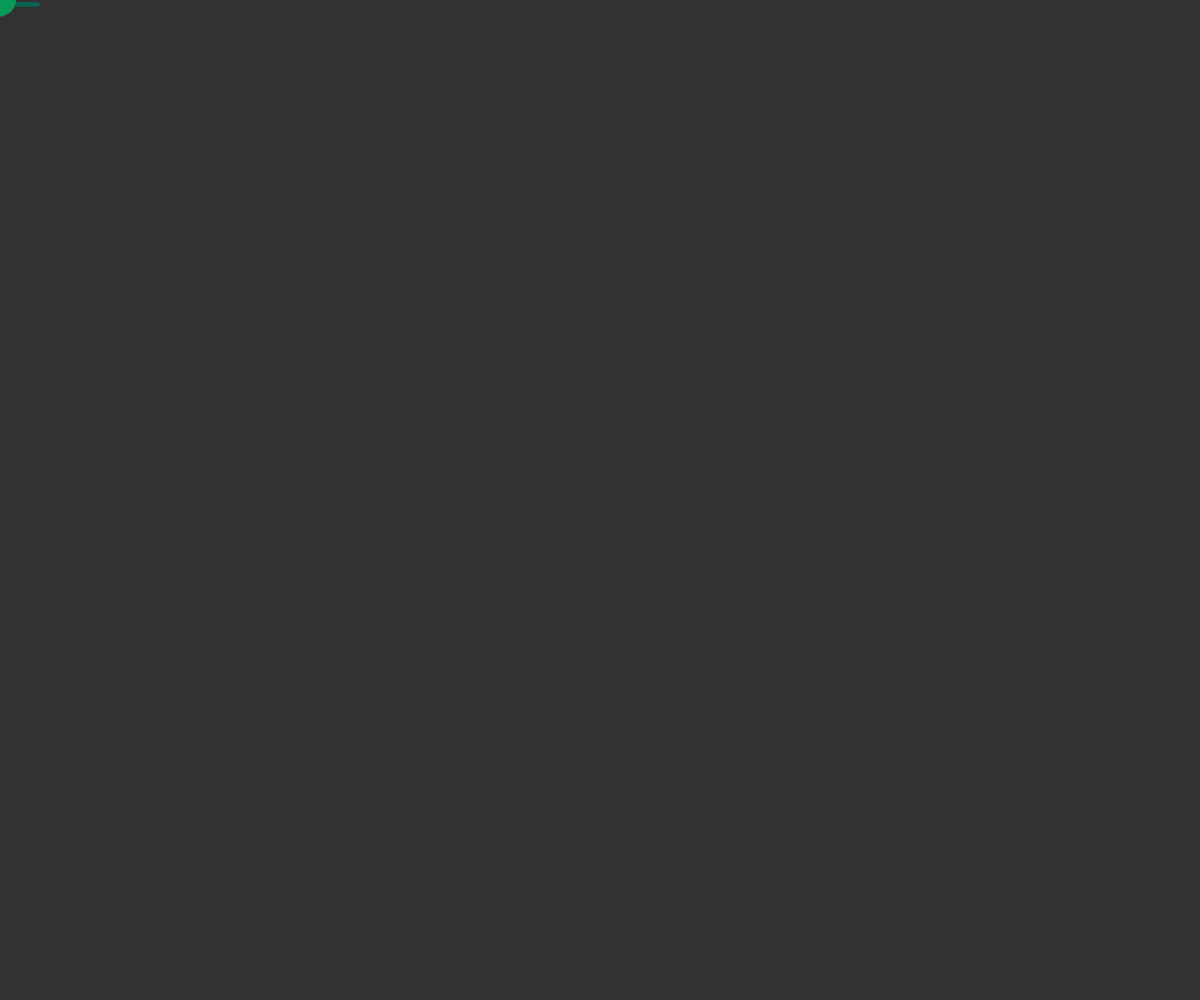
Frame 1 (no input)
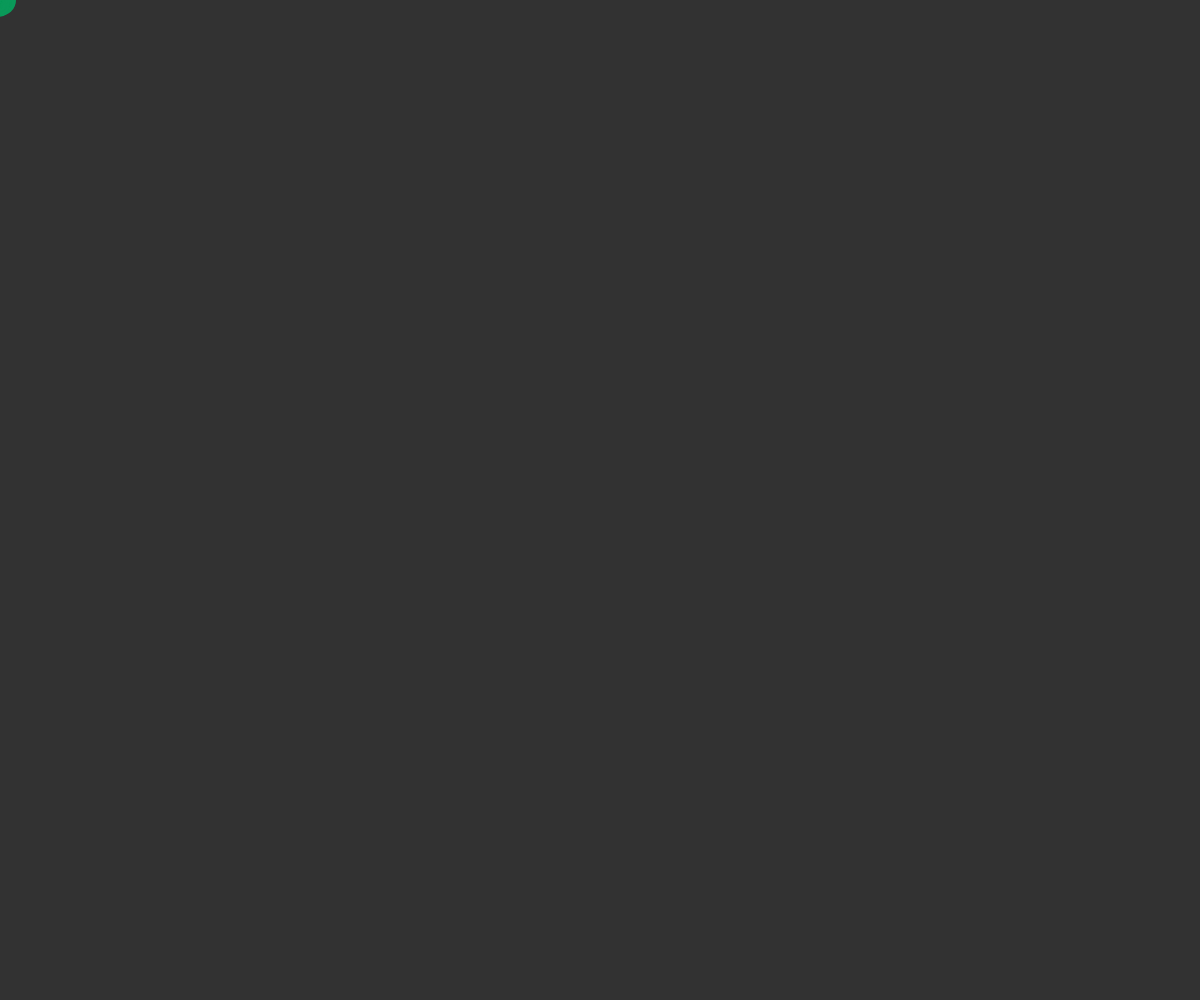
Frame 60 (no input)
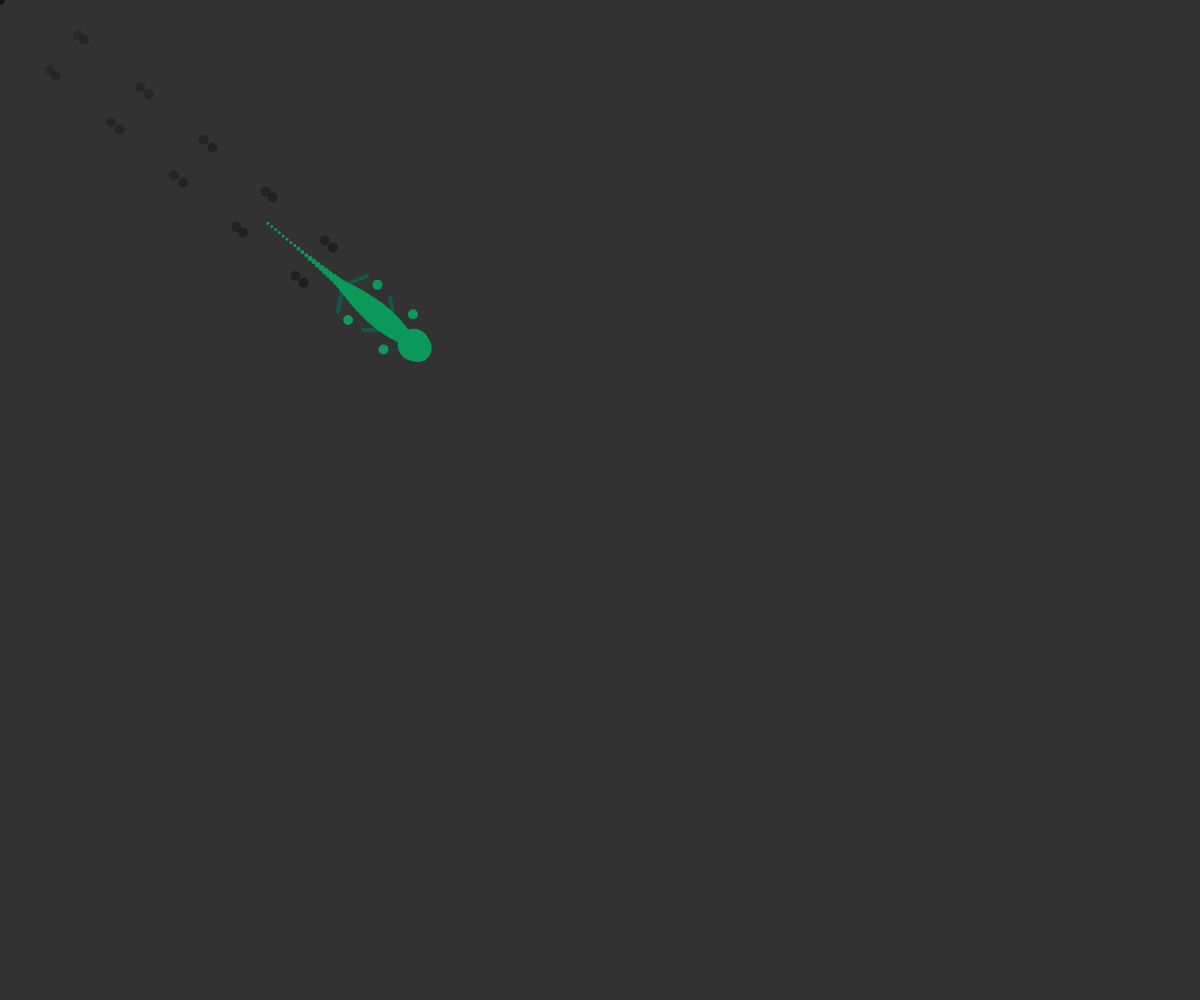
Frame 120 (the mouse pressed at the canvas centre since frame 60)

The p5.js sketch that drew these frames (run headless with seeded random() and noise() and a simulated clock; from frame 60 on, the mouse is pressed at the canvas centre):

// p5.js sketch
// ── sketch.js
// Constants
const segmentDist = 5;
const legLen = 40;
const legRot = 35;
const footRad = 5;
const stepSpeed = 0.5;
const speed = 2;

// Variables
let body;
let segments = [];
let target;
let footsteps = [];

// Colors
let color = [10, 153, 89, 255];
let legColor = [10, 100, 80, 200];

// Body shapes
let bodyShape1 = [140, 160, 70, 75, 85, 95, 105, 110, 115, 120, 120, 120, 115, 110, 105, 100, 90, 80, 70, 60, 50, 45, 40, 35, 35, 30, 28, 25, 25, 20, 20, 20, 15, 15, 15, 15, 15, 15, 15, 15]
let bodyShape2 = [50, 50, 50, 50, 50, 50, 50, 50, 50, 50, 50, 50, 50, 50, 50, 50, 50, 50, 50, 50, 90, 90, 90, 90, 90, 90, 90, 90, 90, 90, 90, 50, 50, 50, 50, 50, 50, 50, 50, 160];

// SETUP
function setup() {
  createCanvas(windowWidth, windowHeight);
  angleMode(DEGREES);

  // Initialize segments from bodyShape
  for (let i = 0; i < bodyShape1.length; i++) {
    segments.push(new BodySegment(bodyShape1[i]/10, segmentDist));
  }

  body = new Body(segments);
  body.addLegs(4);
  body.addLegs(16);
}

// DRAW
function draw() {
  noStroke();
  background(50);

  // Update and Draw Footsteps
  for(let step of footsteps) {
    step.update();
    step.draw();
  }

  // Update and Draw Body
  target = createVector(mouseX, mouseY);
  body.follow(target);
  body.draw();
}

function keyPressed() {
  if(keyCode == 32) {
    //testing area
  }

  // Set body to bodyShape1
  if(keyCode == 49) {
    segments = [];
    for (let i = 0; i < bodyShape1.length; i++) {
      segments.push(new BodySegment(bodyShape1[i]/10, segmentDist));
    }
    body = new Body(segments);
  }

  // Set body to bodyShape2
  if(keyCode == 50) {
    segments = [];
    for (let i = 0; i < bodyShape2.length; i++) {
      segments.push(new BodySegment(bodyShape2[i]/10, segmentDist));
    }
    body = new Body(segments);
  }
}

// function mouseClicked() {
//   target.x = mouseX;
//   target.y = mouseY;
// }
// ── Body.js
class Body {
  constructor(segments) {
    this.segments = segments;
    this.target = createVector(0, 0);
  }

  draw() {
    this.drawLegs();
    this.drawBodySegments();
    
  }

  drawBodySegments() {
    for (let seg of this.segments) {
      seg.draw();     
    }
  }

  drawLegs() {
     // Draw Legs
     for (let seg of this.segments) {     
      for (let leg of seg.legs) {
        leg.draw();
      }
    }
  }

  follow(target) {
    this.target.lerp(target, speed/100); 

    for (let i = 0; i < this.segments.length; i++) {
      const segment = this.segments[i];

      // Move Body segments
      if (i === 0) {
        segment.follow(this.target);
      } else {
        segment.follow(this.segments[i - 1].pos);
      }

      // Move Legs
      for(var leg of segment.legs) {
        leg.move();
      }
    }
  }

  // Add legs to a body segment by ID
  addLegs(segID) {
    if( segID < this.segments.length && this.segments[segID].legs.length == 0) {
      this.segments[segID].legs.push(new Leg(this.segments[segID], legRot, legLen));
      this.segments[segID].legs.push(new Leg(this.segments[segID], -legRot, legLen));
    }
  }

  removeLegs(segID) {
    if( segID < this.segments.length) {
      this.segments[segID].legs = [];
    }
  }
}
// ── BodySegment.js
class BodySegment {
  constructor(rad, dist) {
    this.pos = createVector(0, 0); // Initial
    this.rad = rad;
    this.dist = dist;
    this.rot = 0; // Initial
    this.legs = [];
  }

  draw() {
    // Draw Body Segment
    push();
    fill(color);
    strokeWeight(2);
    circle(this.pos.x, this.pos.y, this.rad * 2);
    pop();
  }

  follow(target) {
    const dx = target.x - this.pos.x;
    const dy = target.y - this.pos.y;
    this.rot = atan2(dy, dx);
    this.pos = createVector(target.x - this.dist * cos(this.rot), target.y - this.dist * sin(this.rot));
  }

  setRadius(r) {
      this.rad = r;
  }

  // ADD FORCE TO SEGMENT (Experimental)
  addForce(force) {
    this.pos.add(force.x, force.y);
  }



}
// ── FootStep.js
class FootStep {
    constructor(pos, rad) {
        this.pos = pos;
        this.rad = rad;
        this.color = [0, 0, 0, 100];
        this.timeToLive = 100;
    }

    draw() {
        push();

        fill(this.color);
        circle(this.pos.x, this.pos.y, this.rad*2);

        pop();
    }

    update() {
        this.timeToLive -= 1;

        if(this.timeToLive < 0) {
            this.delete();
        }

        this.color = [0, 0, 0, this.timeToLive];
    }

    delete() {
        footsteps.splice(footsteps.indexOf(this), 1);
    }
}
// ── Leg.js
class Leg {
  constructor(parentSegment, rot, length) {
    this.parentSegment = parentSegment;
    this.rot = rot;
    this.length = length;
    this.footPos = createVector(0, 0); // Initial
    this.nextFootPos = createVector(0, 0); // Initial
    this.grounded = true;
    
    
    this.segments = [new LegSegment(3*legLen/5), new LegSegment(2*legLen/5)]; //2 leg segments for each leg
  }

  draw() {
    // Draw leg segments
    this.segments[0].draw();
    this.segments[1].draw();

    // Draw Foot
    push();
    fill(color);
    circle(this.footPos.x, this.footPos.y, footRad * 2);
    pop();

    // Draw ideal step (DEBUG);
    // push();
    // fill(120, 40, 70);
    // let idealStep = this.calculateNextStep();
    // circle(idealStep.x, idealStep.y, footRad * 2);
    // circle(this.nextFootPos.x, this.nextFootPos.y, footRad*2);
    // pop();
  }

  calculateNextStep() {
    return createVector(
      this.parentSegment.pos.x + this.length * cos(this.parentSegment.rot + this.rot),
      this.parentSegment.pos.y + this.length * sin(this.parentSegment.rot + this.rot)
    );
  }

  groundCheck() {
    const distance = dist(this.footPos.x, this.footPos.y, this.nextFootPos.x, this.nextFootPos.y); 
    if(distance > 0.2) {
      this.grounded = false;
    } else {
      this.grounded = true;
    }
  }

  move() {
    // Distance between parent Body Segment and current Foot Position
    const distance = dist(this.parentSegment.pos.x, this.parentSegment.pos.y, this.footPos.x, this.footPos.y);

    //If foot is far behind, calculate next step position
    if (distance > legLen * 1.2) {
      let step = new FootStep(this.nextFootPos, footRad);
      footsteps.push(step);

      this.nextFootPos = this.calculateNextStep();
    }

    // Calculating leg segments with Inverse Kinematics
    this.segments[0].follow(this.footPos);
    this.segments[1].follow(this.segments[0].a);
    this.segments[1].move(this.parentSegment.pos.x, this.parentSegment.pos.y);
    this.segments[0].move(this.segments[1].b.x, this.segments[1].b.y);

    // Interpolate between current and desired foot pos
    this.footPos.lerp(this.nextFootPos, stepSpeed); 

    this.groundCheck();
  }

  
}
// ── LegSegment.js
class LegSegment {
    constructor(length) {
      this.a = createVector(0, 0); // Initial
      this.b = createVector(0, 0); // Initial
      this.length = length;
      this.angle = 0; // Initial
    }
    
    follow(target) {
      const direction = p5.Vector.sub(target, this.a);
      this.angle = direction.heading();
      
      direction.setMag(this.length);
      direction.mult(-1);
      this.a = p5.Vector.add(target, direction);
    }
    
    move(x, y) {
      this.a.set(x, y);
      const dx = this.length * cos(this.angle);
      const dy = this.length * sin(this.angle);
      this.b.set(this.a.x + dx, this.a.y + dy);
    }    
    
    draw() {
      push();
      stroke(legColor);
      strokeWeight(4); 
      line(this.a.x, this.a.y, this.b.x, this.b.y);
      pop();
    }
  }
